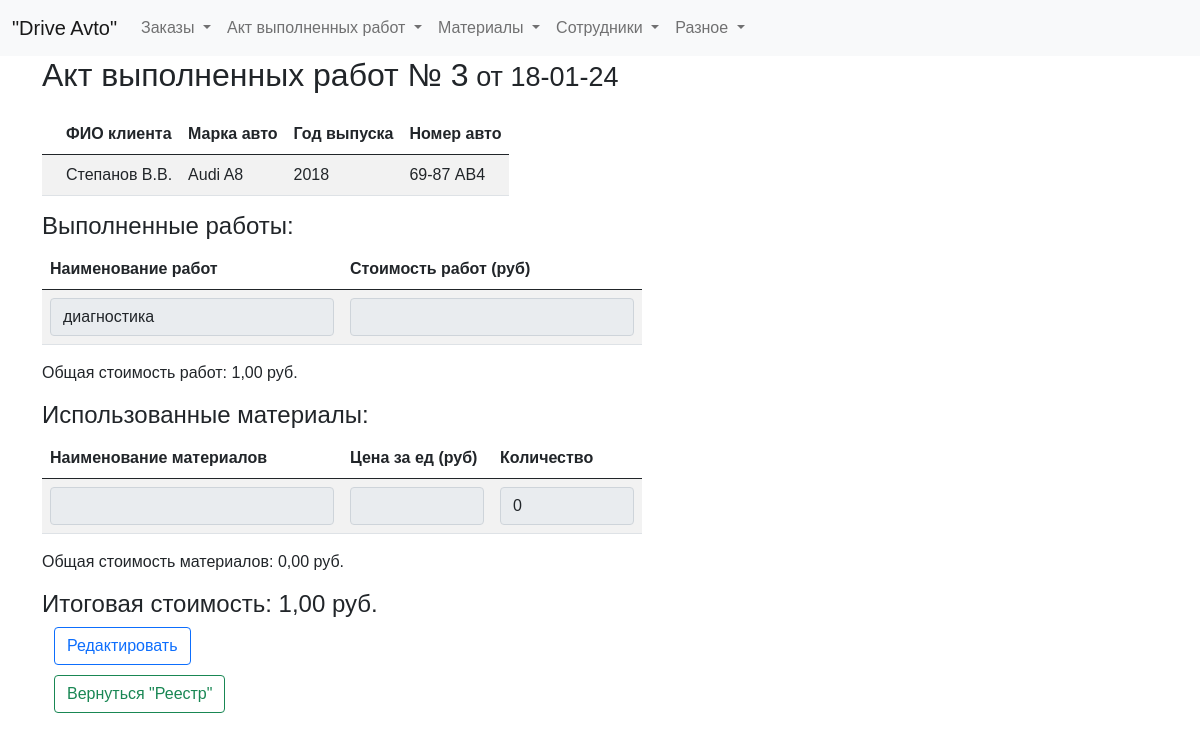
Screenshot of /final_act/3 with the database file from the repository.
### tables this page shows
CREATE TABLE log (
id integer PRIMARY KEY AUTOINCREMENT,
date_order text NOT NULL,
name_customer text NOT NULL,
brand_car text NOT NULL,
year_car text NOT NULL,
number_car text NOT NULL,
text_order text NOT NULL,
id_act integer
);

CREATE TABLE act (
id integer PRIMARY KEY AUTOINCREMENT,
id_act integer NOT NULL,
date_act text NOT NULL,
name_work text NOT NULL,
price_work integer NOT NULL,
FOREIGN KEY (id_act) REFERENCES log (id_act)
);

### fcompany.py (the view)
@app.route('/final_act/<int:entry_id>')
def showFinal_act(entry_id):
    print('entry_id: ', entry_id)
    entry_data = dbase.get_final_act(entry_id)
    return render_template('final_act.html', title="Акт выполненных работ", entry_data=entry_data)

### fcompany.py (called while the page is built)
def connect_db():  # общая функция для установления соединения с БД
    conn = sqlite3.connect(app.config['DATABASE'])
    conn.row_factory = sqlite3.Row  # записи будут представлены не в виде кортежей, а в виде словаря (для исп в шаблонах)
    return conn

def get_db():
    if not hasattr(g, 'link_db'):
        g.link_db = connect_db()
    return g.link_db

@app.before_request
def before_request():
    global dbase
    db = get_db()
    dbase = FDataBase(db)

### templates/final_act.html (shortened to what this page needs)
{% extends 'base.html' %}
{% block content %}
<h2>Акт выполненных работ  № {{ entry_data.main.id_act }}<span style="font-family: 'Arial', sans-serif; font-size: 27px;">
    от {{ entry_data.main.date_act }}</span></h2>
<div class="table-responsive">
    <table id="myTable" class="table table-striped" style="max-width: 100%;">
        <thead>
            <tr>
                <th scope="col"></th>
                <th scope="col">ФИО клиента</th>
                <th scope="col">Марка авто</th>
                <th scope="col">Год выпуска</th>
                <th scope="col">Номер авто</th>
            </tr>
        </thead>
        <tbody>
            <tr>
                <th scope="row"></th>
                <td>{{ entry_data.main.name_customer }}</td>
                <td>{{ entry_data.main.brand_car }}</td>
                <td>{{ entry_data.main.year_car }}</td>
                <td>{{ entry_data.main.number_car }}</td>
            </tr>
        </tbody>
    </table>
</div>
<h4>Выполненные работы:</h4>
<div class="table-responsive">
    <table id="workTable" class="table table-striped">
        <thead>
            <tr>
                <th scope="col" >Наименование работ</th>
                <th scope="col" >Стоимость работ (руб)</th>
            </tr>
        </thead>
        <tbody>
            {% for work in entry_data.works %}
            <tr>
                <td><input type="text" name="name_work[]" class="form-control" value="{{ work.name_work }}"  readonly></td>
                <td><input type="number" name="price_work[]" class="form-control" value="{{ ('%.2f' % (work.price_work / 100) ) | replace('.', ',') }}" readonly></td>
            </tr>
            {% endfor %}
        </tbody>
    </table>
</div>
<div class="totals">
    <p>Общая стоимость работ: {{ ('%.2f' % (entry_data.main.total_work / 100) ) | replace('.', ',') }} руб.</p>
</div>
<h4>Использованные материалы:</h4>
<div class="table-responsive">
    <table id="materialTable" class="table table-striped">
        <thead>
            <tr>
                <th scope="col" >Наименование материалов</th>
                <th scope="col" >Цена за ед (руб)</th>
                <th scope="col" >Количество</th>
            </tr>
        </thead>
        <tbody>
            {% for material in entry_data.materials %}
            <tr>
                <td><input type="text" name="name[]" class="form-control" value="{{ material.name }}"  readonly></td>
                <td><input type="number" name="price_unit[]" class="form-control" value="{{ ('%.2f' % (material.price_unit / 100) ) | replace('.', ',') }}" readonly></td>
                <td><input type="number" name="quantity[]" class="form-control" value="{{ material.quantity }}"  readonly></td>
            </tr>
            {% endfor %}
        </tbody>
    </table>
</div>
<div class="totals">
    <p>Общая стоимость материалов: {{ ('%.2f' % (entry_data.main.total_materials / 100) ) | replace('.', ',') }} руб.</p>
    <h4>Итоговая стоимость: {{ ('%.2f' % (entry_data.main.total_price / 100) ) | replace('.', ',') }} руб.</h4>
</div>
<div class="container">
        <button type="button" class="btn btn-outline-primary return-button" onclick="window.location.href = '/edit_final_act/{{ entry_data.main.id_act }}'">Редактировать</button>
        <button type="button" class="btn btn-outline-success return-button" onclick="window.location.href = '/list_act'">Вернуться "Реестр"</button>
</div>
{% endblock %}

### static/css/styles.css (style rules this page uses)
#workTable.table-striped tbody tr:nth-of-type(odd), #materialTable.table-striped tbody tr:nth-of-type(odd) { background-color: transparent !important; }
#workTable, #materialTable { width: 600px; }
#workTable th, #workTable td, #materialTable th, #materialTable td { width: auto; }
#workTable th:nth-child(1), #materialTable th:nth-child(1) { width: 50%; }
#materialTable th:nth-child(2), #materialTable th:nth-child(3) { width: 25%; }
input.form-control { width: 100%; }
h2 { margin: 0; margin-right: 300px; }
html, body { font-family: 'Arial'; margin: 0; padding: 0; height: 100%; width: 100%; }
.container { display: flex; flex-direction: column; align-items: flex-start; }
.btn { margin-bottom: 10px; }

### rows the page displays
log: main.name_customer "Степанов В.В.", main.brand_car "Audi A8", main.number_car "69-87 АВ4"
act: name_work "диагностика"

### other values shown
{{ entry_data.main.id_act }} "3"
{{ entry_data.main.date_act }} "18-01-24"
{{ entry_data.main.year_car }} "2018"
{{ ('%.2f' % (entry_data.main.total_work / 100) ) | replace('.', ',') }} "1,00"
{{ ('%.2f' % (entry_data.main.total_price / 100) ) | replace('.', ',') }} "1,00"
